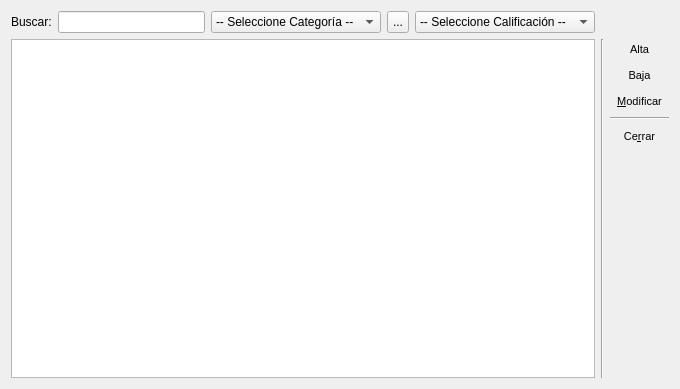
<ui version="4.0" >
 <class>EmployedManage</class>
 <widget class="QWidget" name="EmployedManage" >
  <property name="geometry" >
   <rect>
    <x>0</x>
    <y>0</y>
    <width>680</width>
    <height>389</height>
   </rect>
  </property>
  <property name="windowTitle" >
   <string>Gestión de Empleados</string>
  </property>
  <property name="windowIcon" >
   <iconset resource="../resources/qzette.qrc" >
    <normaloff>:/app/images/app/employed.png</normaloff>:/app/images/app/employed.png</iconset>
  </property>
  <layout class="QVBoxLayout" name="verticalLayout" >
   <item>
    <layout class="QHBoxLayout" name="horizontalLayout_2" >
     <item>
      <widget class="QLabel" name="lb_search" >
       <property name="text" >
        <string>Buscar:</string>
       </property>
      </widget>
     </item>
     <item>
      <widget class="QLineEdit" name="le_filter" />
     </item>
     <item>
      <widget class="QComboBox" name="cb_category" >
       <item>
        <property name="text" >
         <string>-- Seleccione Categoría --</string>
        </property>
       </item>
      </widget>
     </item>
     <item>
      <widget class="QToolButton" name="tb_categoryUpdateCombo" >
       <property name="maximumSize" >
        <size>
         <width>22</width>
         <height>22</height>
        </size>
       </property>
       <property name="text" >
        <string>...</string>
       </property>
       <property name="icon" >
        <iconset resource="../resources/qzette.qrc" >
         <normaloff>:/icons/images/icons/refresh.png</normaloff>:/icons/images/icons/refresh.png</iconset>
       </property>
       <property name="iconSize" >
        <size>
         <width>16</width>
         <height>16</height>
        </size>
       </property>
      </widget>
     </item>
     <item>
      <widget class="QComboBox" name="cb_rating" >
       <item>
        <property name="text" >
         <string>-- Seleccione Calificación --</string>
        </property>
       </item>
       <item>
        <property name="text" >
         <string>Excelente</string>
        </property>
       </item>
       <item>
        <property name="text" >
         <string>Muy Bueno</string>
        </property>
       </item>
       <item>
        <property name="text" >
         <string>Bueno</string>
        </property>
       </item>
       <item>
        <property name="text" >
         <string>Regular</string>
        </property>
       </item>
       <item>
        <property name="text" >
         <string>Malo</string>
        </property>
       </item>
      </widget>
     </item>
     <item>
      <spacer name="horizontalSpacer" >
       <property name="orientation" >
        <enum>Qt::Horizontal</enum>
       </property>
       <property name="sizeType" >
        <enum>QSizePolicy::Fixed</enum>
       </property>
       <property name="sizeHint" stdset="0" >
        <size>
         <width>74</width>
         <height>19</height>
        </size>
       </property>
      </spacer>
     </item>
    </layout>
   </item>
   <item>
    <layout class="QHBoxLayout" name="horizontalLayout" >
     <item>
      <widget class="QTableView" name="tv_employed" >
       <property name="editTriggers" >
        <set>QAbstractItemView::NoEditTriggers</set>
       </property>
       <property name="tabKeyNavigation" >
        <bool>false</bool>
       </property>
       <property name="alternatingRowColors" >
        <bool>true</bool>
       </property>
       <property name="selectionMode" >
        <enum>QAbstractItemView::SingleSelection</enum>
       </property>
       <property name="selectionBehavior" >
        <enum>QAbstractItemView::SelectRows</enum>
       </property>
      </widget>
     </item>
     <item>
      <widget class="Line" name="line" >
       <property name="orientation" >
        <enum>Qt::Vertical</enum>
       </property>
      </widget>
     </item>
     <item>
      <layout class="QVBoxLayout" name="_2" >
       <item>
        <widget class="QToolButton" name="tb_add" >
         <property name="sizePolicy" >
          <sizepolicy vsizetype="Preferred" hsizetype="Preferred" >
           <horstretch>0</horstretch>
           <verstretch>0</verstretch>
          </sizepolicy>
         </property>
         <property name="font" >
          <font>
           <pointsize>8</pointsize>
          </font>
         </property>
         <property name="text" >
          <string>Alta</string>
         </property>
         <property name="icon" >
          <iconset resource="../resources/qzette.qrc" >
           <normaloff>:/app/images/app/new.png</normaloff>:/app/images/app/new.png</iconset>
         </property>
         <property name="iconSize" >
          <size>
           <width>24</width>
           <height>24</height>
          </size>
         </property>
         <property name="shortcut" >
          <string>F3</string>
         </property>
         <property name="toolButtonStyle" >
          <enum>Qt::ToolButtonTextUnderIcon</enum>
         </property>
         <property name="autoRaise" >
          <bool>true</bool>
         </property>
        </widget>
       </item>
       <item>
        <widget class="QToolButton" name="tb_remove" >
         <property name="sizePolicy" >
          <sizepolicy vsizetype="Preferred" hsizetype="Preferred" >
           <horstretch>0</horstretch>
           <verstretch>0</verstretch>
          </sizepolicy>
         </property>
         <property name="font" >
          <font>
           <pointsize>8</pointsize>
          </font>
         </property>
         <property name="text" >
          <string>Baja</string>
         </property>
         <property name="icon" >
          <iconset resource="../resources/qzette.qrc" >
           <normaloff>:/app/images/app/remove.png</normaloff>:/app/images/app/remove.png</iconset>
         </property>
         <property name="iconSize" >
          <size>
           <width>24</width>
           <height>24</height>
          </size>
         </property>
         <property name="shortcut" >
          <string>F5</string>
         </property>
         <property name="toolButtonStyle" >
          <enum>Qt::ToolButtonTextUnderIcon</enum>
         </property>
         <property name="autoRaise" >
          <bool>true</bool>
         </property>
        </widget>
       </item>
       <item>
        <widget class="QToolButton" name="tb_edit" >
         <property name="enabled" >
          <bool>true</bool>
         </property>
         <property name="sizePolicy" >
          <sizepolicy vsizetype="Preferred" hsizetype="Preferred" >
           <horstretch>0</horstretch>
           <verstretch>0</verstretch>
          </sizepolicy>
         </property>
         <property name="font" >
          <font>
           <pointsize>8</pointsize>
          </font>
         </property>
         <property name="text" >
          <string>&amp;Modificar</string>
         </property>
         <property name="icon" >
          <iconset resource="../resources/qzette.qrc" >
           <normaloff>:/app/images/app/edit.png</normaloff>:/app/images/app/edit.png</iconset>
         </property>
         <property name="iconSize" >
          <size>
           <width>24</width>
           <height>24</height>
          </size>
         </property>
         <property name="shortcut" >
          <string>F2</string>
         </property>
         <property name="toolButtonStyle" >
          <enum>Qt::ToolButtonTextUnderIcon</enum>
         </property>
         <property name="autoRaise" >
          <bool>true</bool>
         </property>
        </widget>
       </item>
       <item>
        <widget class="Line" name="line_2" >
         <property name="orientation" >
          <enum>Qt::Horizontal</enum>
         </property>
        </widget>
       </item>
       <item>
        <widget class="QToolButton" name="tb_close" >
         <property name="sizePolicy" >
          <sizepolicy vsizetype="Preferred" hsizetype="Preferred" >
           <horstretch>0</horstretch>
           <verstretch>0</verstretch>
          </sizepolicy>
         </property>
         <property name="font" >
          <font>
           <pointsize>8</pointsize>
          </font>
         </property>
         <property name="text" >
          <string>Ce&amp;rrar</string>
         </property>
         <property name="icon" >
          <iconset resource="../resources/qzette.qrc" >
           <normaloff>:/app/images/app/close.png</normaloff>:/app/images/app/close.png</iconset>
         </property>
         <property name="iconSize" >
          <size>
           <width>24</width>
           <height>24</height>
          </size>
         </property>
         <property name="shortcut" >
          <string>F12</string>
         </property>
         <property name="toolButtonStyle" >
          <enum>Qt::ToolButtonTextUnderIcon</enum>
         </property>
         <property name="autoRaise" >
          <bool>true</bool>
         </property>
        </widget>
       </item>
       <item>
        <spacer>
         <property name="orientation" >
          <enum>Qt::Vertical</enum>
         </property>
         <property name="sizeHint" stdset="0" >
          <size>
           <width>20</width>
           <height>40</height>
          </size>
         </property>
        </spacer>
       </item>
      </layout>
     </item>
    </layout>
   </item>
  </layout>
 </widget>
 <tabstops>
  <tabstop>le_filter</tabstop>
  <tabstop>cb_category</tabstop>
  <tabstop>tb_categoryUpdateCombo</tabstop>
  <tabstop>tv_employed</tabstop>
  <tabstop>tb_add</tabstop>
  <tabstop>tb_remove</tabstop>
  <tabstop>tb_edit</tabstop>
  <tabstop>tb_close</tabstop>
 </tabstops>
 <resources>
  <include location="../resources/qzette.qrc" />
  <include location="../../QStationery/resources/qstationery.qrc" />
 </resources>
 <connections/>
</ui>
